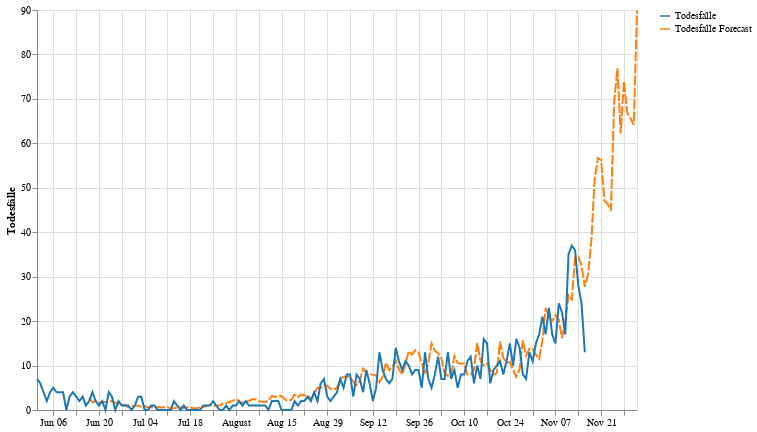

Notebook code for this chart:
### Code cell
df_noma_raw = pd.DataFrame({'Time': pd.date_range(start='2021-06-01', end='2021-12-02')})

df_noma = pd.read_csv('./data-ages-2021-11-18/CovidFaelle_Timeline.csv', sep=';')
df_noma = df_noma[df_noma['Bundesland'] == 'Österreich']
df_noma['Time'] = pd.to_datetime(df_noma['Time'], format='%d.%m.%Y %H:%M:%S')
df_noma = df_noma.loc[(df_noma['Time'] >= '2021-06-01')]


df_noma['cases_calc'] = df_noma['AnzahlFaelle'] * cfr['cfr'].median()
df_noma['cases_low'] = df_noma['AnzahlFaelle'] * (cfr['cfr'].median() - cfr['cfr'].mad())
df_noma['cases_high'] = df_noma['AnzahlFaelle'] * (cfr['cfr'].median() + cfr['cfr'].mad())

df_noma = pd.merge(df_noma_raw, df_noma, how='left')

calc_offset = 16
df_noma['cases_calc'] = df_noma['cases_calc'].shift(calc_offset).ffill()
# df_noma['cases_low'] = df_noma['cases_low'].shift(calc_offset).ffill()
# df_noma['cases_high'] = df_noma['cases_high'].shift(calc_offset).ffill()

cases_calc = alt.Chart(df_noma).transform_calculate(
    name='"Todesfälle Forecast"'  
).mark_line(strokeDash=[10,2]).encode(
    alt.X('Time:T', axis=alt.Axis(title='')),
    alt.Y('cases_calc:Q', axis=alt.Axis(title='Todesfälle')),
    tooltip=['Time:T', 'cases_calc:Q'],
    color=alt.Color('name:N', scale=alt.Scale(scheme='category10'), legend=alt.Legend(title=None))
).properties(width=600,height=400)

death_real = alt.Chart(df_noma).transform_calculate(
    name='"Todesfälle"'  
).mark_line().encode(
    alt.X('Time:T', axis=alt.Axis(title='')),
    alt.Y('AnzahlTotTaeglich:Q', axis=alt.Axis(title='Todesfälle')),
    tooltip=['Time:T', 'AnzahlTotTaeglich:Q'],
    color=alt.Color('name:N', scale=alt.Scale(scheme='category10'), legend=alt.Legend(title=None))
).properties(width=600,height=400)

# band_calc = alt.Chart(df_noma).mark_area(
#     opacity=0.2, color='gray'
# ).encode(
#     x='Time:T',
#     y='cases_low',
#     y2='cases_high',
#     tooltip=['Time:T', 'cases_low', 'cases_high']
# ).properties(width=700)

cases_calc + death_real

# df_noma.tail(10)

### Figure 1 — Vega-Lite specification as saved in the notebook (floating-point values rounded to 4 significant figures; data arrays with more than 128 entries replaced by an {"elided": "..."} marker saying what was removed)
{"config": {"view": {"continuousWidth": 400, "continuousHeight": 300}}, "layer": [{"mark": {"type": "line", "strokeDash": [10, 2]}, "encoding": {"color": {"type": "nominal", "field": "name", "legend": {"title": null}, "scale": {"scheme": "category10"}}, "tooltip": [{"type": "temporal", "field": "Time"}, {"type": "quantitative", "field": "cases_calc"}], "x": {"type": "temporal", "axis": {"title": ""}, "field": "Time"}, "y": {"type": "quantitative", "axis": {"title": "Todesfälle"}, "field": "cases_calc"}}, "height": 400, "transform": [{"calculate": "\"Todesfälle Forecast\"", "as": "name"}], "width": 600}, {"mark": "line", "encoding": {"color": {"type": "nominal", "field": "name", "legend": {"title": null}, "scale": {"scheme": "category10"}}, "tooltip": [{"type": "temporal", "field": "Time"}, {"type": "quantitative", "field": "AnzahlTotTaeglich"}], "x": {"type": "temporal", "axis": {"title": ""}, "field": "Time"}, "y": {"type": "quantitative", "axis": {"title": "Todesfälle"}, "field": "AnzahlTotTaeglich"}}, "height": 400, "transform": [{"calculate": "\"Todesfälle\"", "as": "name"}], "width": 600}], "data": {"name": "data-ed63327a3b40ba07fb377e1cc460153f"}, "$schema": "https://vega.github.io/schema/vega-lite/v4.8.1.json", "datasets": {"data-ed63327a3b40ba07fb377e1cc460153f": {"elided": "185 records"}}}
